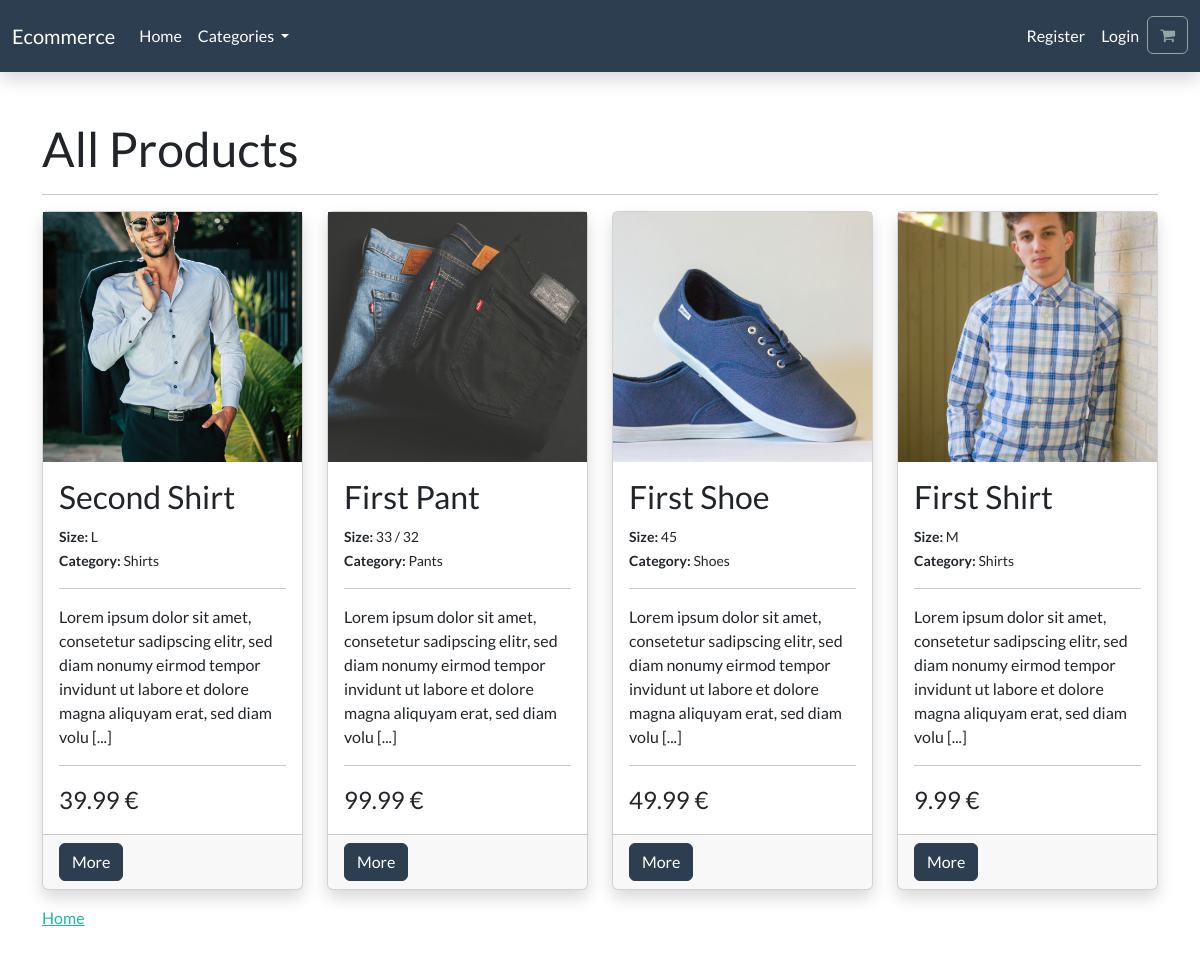
The app's page /categories/all/ with its own data.
### store/models.py (models this page shows, shortened)
class BaseTimeStampMixin(models.Model):
    created_at = models.DateTimeField(auto_now_add=True, verbose_name=_("created at"))
    updated_at = models.DateTimeField(auto_now=True, verbose_name=_("updated at"))
    class Meta:
        abstract = True

class Product(BaseTimeStampMixin):
    category = models.ForeignKey(Category, blank=True, on_delete=models.CASCADE, null=True, related_name="products", verbose_name=_("category"))
    title = models.CharField(max_length=250, verbose_name=_("title"))
    size = models.ForeignKey(Size, blank=True, null=True, on_delete=models.SET_NULL, related_name="products_size", verbose_name=_("size"))
    brand = models.CharField(max_length=250, default="un-branded", verbose_name=_("brand"))
    description = models.TextField(blank=True, verbose_name=_("description"))
    slug = models.SlugField(max_length=255, unique=True, verbose_name=_("slug"))
    price = models.DecimalField(max_digits=4, decimal_places=2, verbose_name=_("price"))
    image = models.ImageField(upload_to="images/", verbose_name=_("image"))
    featured = models.BooleanField(default=False, verbose_name=_("featured"))
    published = models.BooleanField(default=True, verbose_name=_("published"))
    @property
    def short_description(self):
        return self.description[:150] + " [...]"
    def get_absolute_url(self):
        return reverse("store:product_detail", kwargs={"slug": self.slug})
    class Meta:
        verbose_name_plural = _("products")
        ordering = [
            "-created_at"
        ]

class Size(models.Model):
    name = models.CharField(max_length=50, verbose_name=_("name"))
    def __str__(self):
        return self.name
    class Meta:
        ordering = [
            "name"
        ]

class Category(BaseTimeStampMixin):
    name = models.CharField(max_length=250, db_index=True, verbose_name=_("name"))
    slug = models.SlugField(max_length=250, unique=True, verbose_name=_("slug"))
    def __str__(self):
        return self.name
    def get_absolute_url(self):
        return reverse("store:category_detail", kwargs={"slug": self.slug})
    class Meta:
        verbose_name_plural = _("categories")
        ordering = [
            "name"
        ]

### store/views.py (the view)
# urls.py: path("categories/all/", views.categories_all, name="categories_all"),
def categories_all(request):
    products = models.Product.objects.all().filter(published=True)
    return render(request, "store/categories_all.html", {
        "title": _("All Products"),
        "products": products
    })

### cart/context_processors.py (called while the page is built)
def cart(request):
    return {
        "cart": Cart(request)
    }

### store/context_processors.py (called while the page is built)
def categories(request):
    categories_all = models.Category.objects.all()
    return {
        "categories_all": categories_all
    }

### store/templates/store/categories_all.html (shortened to what this page needs)
{% extends "base.html" %}
{% load i18n %}
{% block content %}
    <div class="container py-5">
        <h1>{{ title }}</h1>
        <hr>
        {% if products %}
            <div class="row row-cols-1 row-cols-lg-4 g-4">
                {% for product in products %}
                    <div class="col">
                        {% include "./includes/_product_card.html" with title=product.title description=product.short_description img_src=product.image.url url=product.get_absolute_url price=product.price size=product.size category=product.category  %}
                    </div>
                {% endfor %}
            </div>
        {% endif %}
        <div class="mt-3">
            <a href="{% url "store:index" %}">{% trans "Home" %}</a>
        </div>
    </div>
{% endblock %}

### store/templates/store/includes/_product_card.html
{% load i18n %}
<div class="card h-100 shadow">
    <img class="object-fit-cover d-block" style="height: 250px;" src="{{ img_src }}" class="card-img-top" alt="{{ title }}">
    <div class="card-body">
        <h3 class="card-title">{{ title }}</h3>
        <div class="meta">
            <small>
                <strong>{% trans "Size" %}: </strong>{{ size }}
                <br>
                <strong>{% trans "Category" %}: </strong>{{ category }}
            </small>
        </div>
        <hr>
        <p class="card-text">{{ description }}</p>
        <hr>
        <div class="price fs-4">
            {{ price }} €
        </div>
    </div>
    <div class="card-footer">
        <a class="btn btn-primary" href="{{ url }}">{% trans "More" %}</a>
    </div>
</div>

### records on screen
Product: shows a picture, title "Second Shirt", description "Lorem ipsum dolor sit amet, consetetur sadipscing elitr, sed diam nonumy eirmod tempor invidunt ut labore et dolore magna aliquyam erat, sed diam volu [...]", price "39.99"
Size: name "L"
Category: name "Shirts"
Product: shows a picture, title "First Pant", description "Lorem ipsum dolor sit amet, consetetur sadipscing elitr, sed diam nonumy eirmod tempor invidunt ut labore et dolore magna aliquyam erat, sed diam volu [...]", price "99.99"
Size: name "33 / 32"
Category: name "Pants"
Product: shows a picture, title "First Shoe", description "Lorem ipsum dolor sit amet, consetetur sadipscing elitr, sed diam nonumy eirmod tempor invidunt ut labore et dolore magna aliquyam erat, sed diam volu [...]", price "49.99"
Size: name "45"
Category: name "Shoes"
Product: shows a picture, title "First Shirt", description "Lorem ipsum dolor sit amet, consetetur sadipscing elitr, sed diam nonumy eirmod tempor invidunt ut labore et dolore magna aliquyam erat, sed diam volu [...]", price "9.99"
Size: name "M"

### other values on screen
{{ title }} "All Products"
